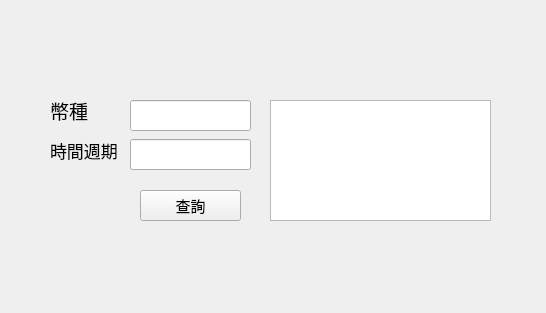
<?xml version="1.0" encoding="UTF-8"?>
<ui version="4.0">
 <class>Form</class>
 <widget class="QWidget" name="Form">
  <property name="geometry">
   <rect>
    <x>0</x>
    <y>0</y>
    <width>546</width>
    <height>313</height>
   </rect>
  </property>
  <property name="windowTitle">
   <string>Form</string>
  </property>
  <widget class="QLabel" name="label">
   <property name="geometry">
    <rect>
     <x>50</x>
     <y>100</y>
     <width>41</width>
     <height>21</height>
    </rect>
   </property>
   <property name="font">
    <font>
     <pointsize>14</pointsize>
    </font>
   </property>
   <property name="text">
    <string>幣種</string>
   </property>
  </widget>
  <widget class="QLineEdit" name="lineEdit">
   <property name="geometry">
    <rect>
     <x>130</x>
     <y>139</y>
     <width>121</width>
     <height>31</height>
    </rect>
   </property>
  </widget>
  <widget class="QLineEdit" name="lineEdit_2">
   <property name="geometry">
    <rect>
     <x>130</x>
     <y>100</y>
     <width>121</width>
     <height>31</height>
    </rect>
   </property>
  </widget>
  <widget class="QPushButton" name="pushButton">
   <property name="geometry">
    <rect>
     <x>140</x>
     <y>190</y>
     <width>101</width>
     <height>31</height>
    </rect>
   </property>
   <property name="font">
    <font>
     <pointsize>11</pointsize>
    </font>
   </property>
   <property name="text">
    <string>查詢</string>
   </property>
  </widget>
  <widget class="QTextBrowser" name="textBrowser">
   <property name="geometry">
    <rect>
     <x>270</x>
     <y>100</y>
     <width>221</width>
     <height>121</height>
    </rect>
   </property>
  </widget>
  <widget class="QLabel" name="label_2">
   <property name="geometry">
    <rect>
     <x>50</x>
     <y>140</y>
     <width>71</width>
     <height>21</height>
    </rect>
   </property>
   <property name="font">
    <font>
     <pointsize>13</pointsize>
    </font>
   </property>
   <property name="text">
    <string>時間週期</string>
   </property>
  </widget>
 </widget>
 <resources/>
 <connections/>
</ui>
